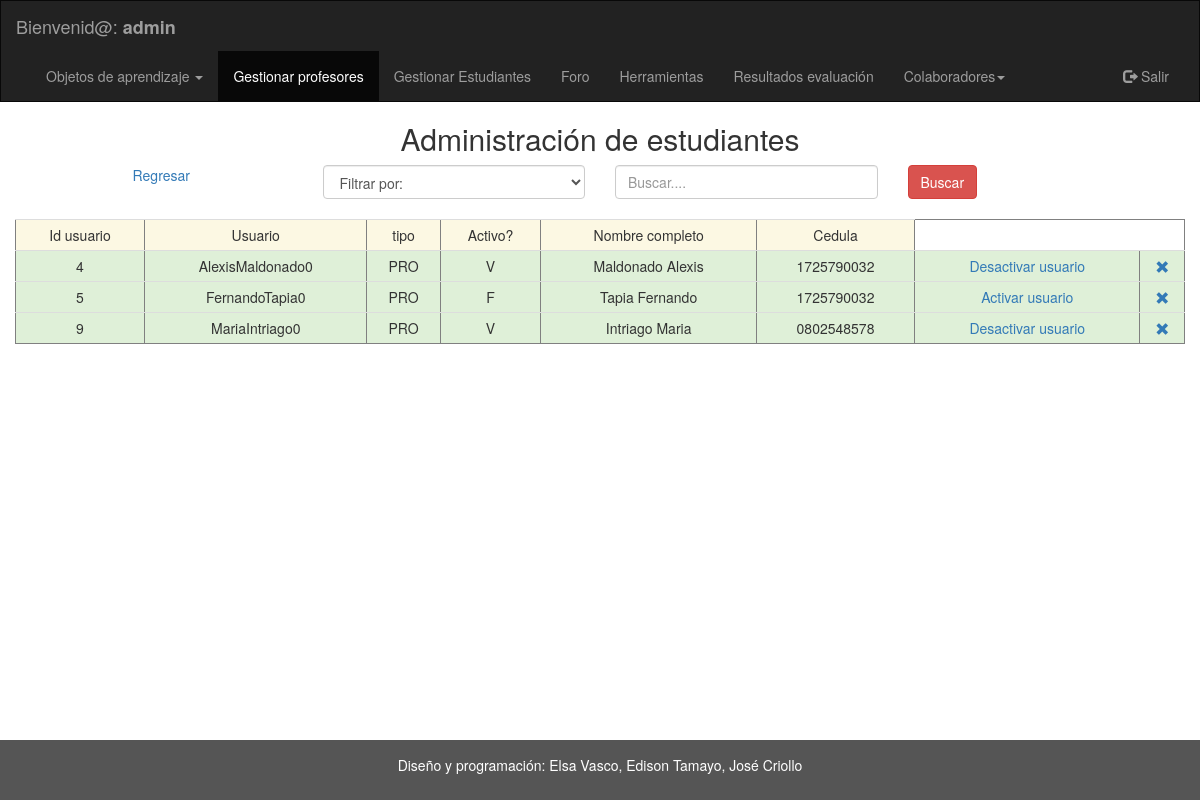
The page /aplicacion/modulos_administrador/adm_ejecutar_buscar_profesores.php (signed in) on the database as committed earlier.
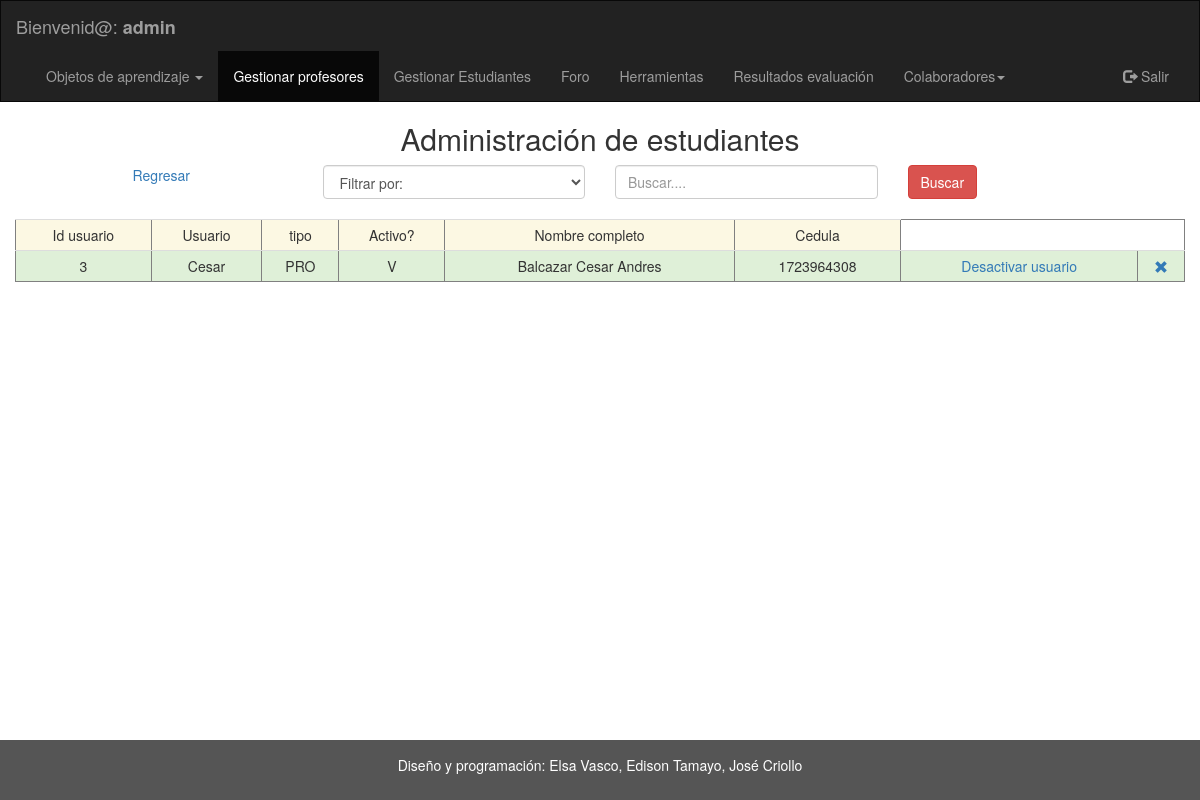
The same page on the database as committed later.
### tables this page shows
CREATE TABLE `profesor` (
  `idprofesor` int(11) NOT NULL,
  `ci` varchar(10) DEFAULT NULL,
  `nombres` varchar(45) DEFAULT NULL,
  `apellidos` varchar(45) DEFAULT NULL,
  `id_departamento` int(11) DEFAULT NULL,
  `id_facultad` int(11) DEFAULT NULL,
  `mail` varchar(45) DEFAULT NULL,
  `id_usuario` int(11) DEFAULT NULL
);

CREATE TABLE `usuario` (
  `idUsuario` int(11) NOT NULL,
  `usuario` varchar(45) DEFAULT NULL,
  `contrasenia` varchar(45) DEFAULT NULL,
  `tipo_usuario` varchar(3) DEFAULT NULL,
  `activo` varchar(1) DEFAULT NULL
);

### aplicacion/modulos_administrador/adm_ejecutar_buscar_profesores.php (the view, shortened to what this page needs)
<!DOCTYPE html PUBLIC "-//W3C//DTD XHTML 1.0 Transitional//EN" "http://www.w3.org/TR/xhtml1/DTD/xhtml1-transitional.dtd">
<html xmlns="http://www.w3.org/1999/xhtml" lang="es">
    <head>
        <link rel="stylesheet" href="../../plugins/bootstrap/css/bootstrap.min.css"></link>
    </head>
    <body>
        <?php include './navbar_adm_profesores.php'; ?>
        <div class="container-fluid text-center">
            <div class="row content">
                <div class="col-sm-12 text-center">
                    <h2> Administración de estudiantes</h2>
                    <form onsubmit="return validar_busqueda_cedula()" action="../modulos_administrador/adm_ejecutar_buscar_profesores.php" method="post" enctype="multipart/form-data">
                        <div class="col-md-3">
                            <a href="adm_buscar_profesores.php">Regresar</a>
                        </div>
                        <div class="col-md-3 text-left ">
                            <select class= "form-control" name="tipo_criterio" dir="ltr" required id="select_criterio">
                                <option value="">Filtrar por:</option>
                            </select></br>
                        </div>
                        <div class="col-md-3 text-center">
                            <input type="text" class="form-control" id="criterio_busqueda" placeholder="Buscar...." name="criterio_busqueda" required></br>
                        </div>
                        <div class="col-md-3 text-left">
                            <button id="registrar" type="submit" class="btn btn-danger">Buscar</button>
                        </div>
                    </form>
                    <?php
                    $statement = 'select u.*,p.nombres, p.apellidos, p.ci,p.mail from usuario as u, profesor as p where u.idUsuario=p.id_usuario';
                    $conexion = new Conexion();
                    $consulta = $conexion->prepare($statement);
                    $consulta->setFetchMode(PDO::FETCH_ASSOC);
                    $consulta->execute();
                    echo '<table border ="1|1" class="table table-condensed";>';
                    echo '<tr class="warning">';
                    echo '<td>Id usuario</td>';
                    echo '<td>Usuario</td>';
                    echo '<td>tipo</td>';
                    echo '<td>Activo?</td>';
                    echo '<td>Nombre completo</td>';
                    echo '<td>Cedula</td>';
                    echo "</tr>";
                    if ($consulta->rowCount() != 0) {
                        while ($row = $consulta->fetch()) {
                            echo '<tr class="success">';
                            echo '<td>' . $row['idUsuario'] . '</td>';
                            echo '<td>' . $row['usuario'] . '</td>';
                            echo '<td>' . $row['tipo_usuario'] . '</td>';
                            echo '<td>' . $row['activo'] . '</td>';
                            echo '<td>' . $row['apellidos'] . '  ' . $row['nombres'] . '</td>';
                            echo '<td>' . $row['ci'] . '</td>';
                            if ($row['activo'] == 'V') {
                                echo '<td><a href="adm_buscar_profesores.php?id=' . $row['idUsuario'] . '&id_gestion=1">Desactivar usuario</a></td>';
                            } else {
                                echo '<td><a href="adm_buscar_profesores.php?id=' . $row['idUsuario'] . '&id_gestion=2&mail=' . $row['mail'] . '&usuario=' . $row['usuario'] . '&contrasenia=' . $row['contrasenia'] . '">Activar usuario</a></td>';
                            }
                            echo "<td><a onClick=\"javascript: return confirm('Realmente desea eliminar el profesor seleccionado? Se eliminarán los objetos de aprendizaje asociados al mismo');\" href='adm_buscar_profesores.php?id=" . $row['idUsuario'] . "&id_gestion=3'><span class='glyphicon glyphicon-remove'></a></td>";
                            echo '</tr>';
                        }
                    }
                    echo '</table>';
                    ?>
                </div>
            </div>
        </div></br></br></br>
        <footer class="container-fluid text-center">
            <p>Diseño y programación: Elsa Vasco, Edison Tamayo, José Criollo</p>
        </footer>
    </body>
</html>

### aplicacion/modulos_administrador/navbar_adm_profesores.php (shortened to what this page needs)
<?php
if ($_SESSION['usuario']=='admin') {
    $id='1';
    $nombre='sofi';
    $rol='admin';
} elseif ($_SESSION['tipo_usuario'] == 'EST') {
    $id=$_SESSION['id'];
    $nombre=$_SESSION['usuario'];
    $rol='estudiante';
} elseif ($_SESSION['tipo_usuario'] == 'PRO') {
    $id=$_SESSION['id'];
    $nombre=$_SESSION['usuario'];
    $rol='profesor';
}
?>
<nav class="navbar navbar-inverse">
    <div class="container-fluid">
        <div class="navbar-header">
            <a class="navbar-brand" href="#">Bienvenid@: <strong><?php echo $_SESSION['usuario'] ?></strong></a>
        </div>
        <div class="collapse navbar-collapse" id="myNavbar">
            <ul class="nav navbar-nav">
                <li class="dropdown">
                    <a class="dropdown-toggle" data-toggle="dropdown" href="#">Objetos de aprendizaje
                        <span class="caret"></span></a>
                </li>
                <li class="active"><a href="adm_buscar_profesores.php">Gestionar profesores</a></li>
                <li ><a href="adm_buscar_estudiantes.php">Gestionar Estudiantes</a></li>
                <?php
                echo '<li><a href="https://localhost:5001/home/'.$id.'/'.$nombre.'/'.$rol.'">Foro</a></li>';
                ?>
                <li><a href="adm_herramientas.php">Herramientas</a></li>
                <li ><a href="adm_encuesta.php">Resultados evaluación   </a></li>
                <li class="dropdown">
                    <a class="dropdown-toggle" data-toggle="dropdown" href="#">Colaboradores<span class="caret"></span></a>
                </li>
            </ul>
            <ul class="nav navbar-nav navbar-right">
                <li><a href="../../aplicacion/desconectar_sesion.php"><span class="glyphicon glyphicon-log-out"></span> Salir</a></li>
            </ul>
        </div>
    </div>
</nav>

### aplicacion/modulos_administrador/adm_ejecutar_buscar_profesores.php (style rules this page uses)
.navbar { margin-bottom: 0; border-radius: 0; }
.row.content { height: 390px }
html { min-height: 100%; position: relative; }
body { margin:0; margin-bottom: 40px; }
footer { background-color: #555; color: white; padding: 15px; position: absolute; bottom: 0; width: 100%; }
.table > tbody > tr > td { vertical-align: middle; }

Rows that differ between the two databases and show on the page:
removed profesor: id_usuario.idUsuario "5", id_usuario.usuario "FernandoTapia0", id_usuario.tipo_usuario "PRO", id_usuario.activo "F", apellidos "Tapia", nombres "Fernando", ci "1725790032"
removed profesor: id_usuario.idUsuario "9", id_usuario.usuario "MariaIntriago0", id_usuario.tipo_usuario "PRO", id_usuario.activo "V", apellidos "Intriago", nombres "Maria", ci "0802548578"
changed profesor "PRO": id_usuario.idUsuario "4" → "3"; id_usuario.usuario "AlexisMaldonado0" → "Cesar"; apellidos "Maldonado" → "Balcazar"; nombres "Alexis" → "Cesar Andres"; ci "1725790032" → "1723964308"
